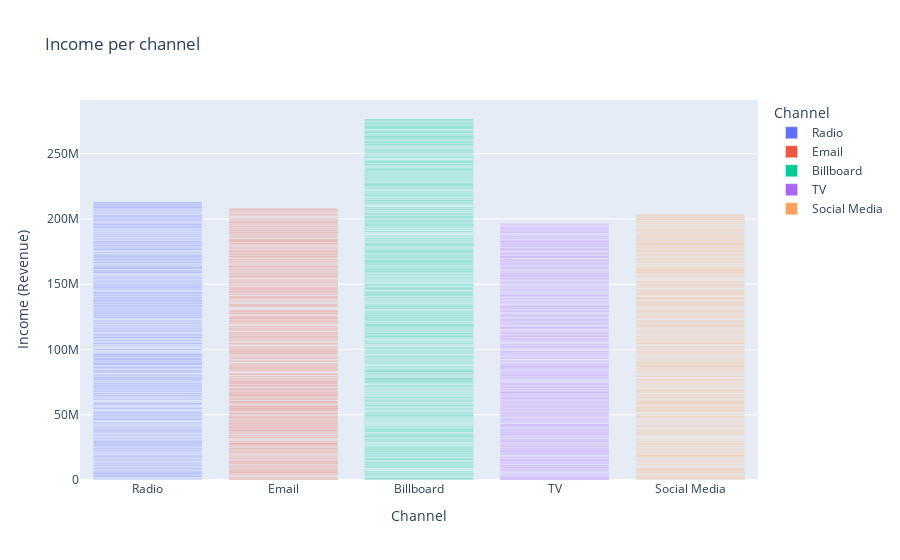
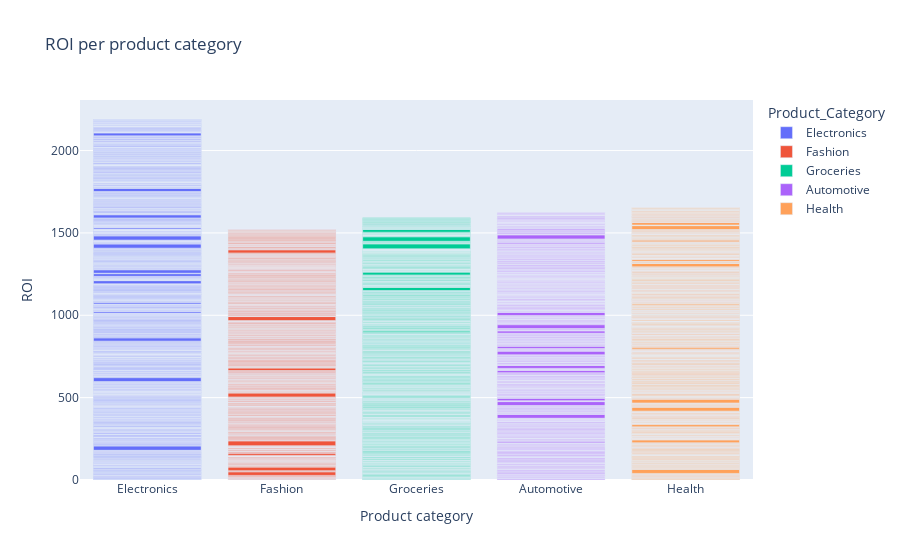

The code cell stored with these charts, in order, in its notebook:
### Code cell
fig = px.bar(df_outlier_del, x="Channel", y="Revenue", color="Channel", title="Income per channel")
fig.update_layout(xaxis_title="Channel", yaxis_title="Income (Revenue)")
fig.show()

fig = px.bar(df_outlier_del, x="Product_Category", y="ROI", color="Product_Category", title="ROI per product category")
fig.update_layout(xaxis_title="Product category", yaxis_title="ROI")
fig.show()

### Figure 1 — Plotly figure (JSON) as saved in the notebook; plotly's stock layout.template omitted (floating-point values rounded to 4 significant figures; data arrays with more than 128 entries replaced by an {"elided": "..."} marker saying what was removed)
{"data": [{"alignmentgroup": "True", "hovertemplate": "Channel=%{x}<br>Revenue=%{y}<extra></extra>", "legendgroup": "Radio", "marker": {"color": "#636efa", "pattern": {"shape": ""}}, "name": "Radio", "offsetgroup": "Radio", "orientation": "v", "showlegend": true, "textposition": "auto", "type": "bar", "x": {"elided": "592 str values"}, "xaxis": "x", "y": {"elided": "592 float values"}, "yaxis": "y"}, {"alignmentgroup": "True", "hovertemplate": "Channel=%{x}<br>Revenue=%{y}<extra></extra>", "legendgroup": "Email", "marker": {"color": "#EF553B", "pattern": {"shape": ""}}, "name": "Email", "offsetgroup": "Email", "orientation": "v", "showlegend": true, "textposition": "auto", "type": "bar", "x": {"elided": "565 str values"}, "xaxis": "x", "y": {"elided": "565 float values"}, "yaxis": "y"}, {"alignmentgroup": "True", "hovertemplate": "Channel=%{x}<br>Revenue=%{y}<extra></extra>", "legendgroup": "Billboard", "marker": {"color": "#00cc96", "pattern": {"shape": ""}}, "name": "Billboard", "offsetgroup": "Billboard", "orientation": "v", "showlegend": true, "textposition": "auto", "type": "bar", "x": {"elided": "767 str values"}, "xaxis": "x", "y": {"elided": "767 float values"}, "yaxis": "y"}, {"alignmentgroup": "True", "hovertemplate": "Channel=%{x}<br>Revenue=%{y}<extra></extra>", "legendgroup": "TV", "marker": {"color": "#ab63fa", "pattern": {"shape": ""}}, "name": "TV", "offsetgroup": "TV", "orientation": "v", "showlegend": true, "textposition": "auto", "type": "bar", "x": {"elided": "528 str values"}, "xaxis": "x", "y": {"elided": "528 float values"}, "yaxis": "y"}, {"alignmentgroup": "True", "hovertemplate": "Channel=%{x}<br>Revenue=%{y}<extra></extra>", "legendgroup": "Social Media", "marker": {"color": "#FFA15A", "pattern": {"shape": ""}}, "name": "Social Media", "offsetgroup": "Social Media", "orientation": "v", "showlegend": true, "textposition": "auto", "type": "bar", "x": {"elided": "576 str values"}, "xaxis": "x", "y": {"elided": "576 float values"}, "yaxis": "y"}], "layout": {"barmode": "relative", "legend": {"title": {"text": "Channel"}, "tracegroupgap": 0}, "title": {"text": "Income per channel"}, "xaxis": {"anchor": "y", "categoryarray": ["Radio", "Email", "Billboard", "TV", "Social Media"], "categoryorder": "array", "domain": [0, 1], "title": {"text": "Channel"}}, "yaxis": {"anchor": "x", "domain": [0, 1], "title": {"text": "Income (Revenue)"}}}}

### Figure 2 — Plotly figure (JSON) as saved in the notebook; plotly's stock layout.template omitted (floating-point values rounded to 4 significant figures; data arrays with more than 128 entries replaced by an {"elided": "..."} marker saying what was removed)
{"data": [{"alignmentgroup": "True", "hovertemplate": "Product_Category=%{x}<br>ROI=%{y}<extra></extra>", "legendgroup": "Electronics", "marker": {"color": "#636efa", "pattern": {"shape": ""}}, "name": "Electronics", "offsetgroup": "Electronics", "orientation": "v", "showlegend": true, "textposition": "auto", "type": "bar", "x": {"elided": "764 str values"}, "xaxis": "x", "y": {"elided": "764 float values"}, "yaxis": "y"}, {"alignmentgroup": "True", "hovertemplate": "Product_Category=%{x}<br>ROI=%{y}<extra></extra>", "legendgroup": "Fashion", "marker": {"color": "#EF553B", "pattern": {"shape": ""}}, "name": "Fashion", "offsetgroup": "Fashion", "orientation": "v", "showlegend": true, "textposition": "auto", "type": "bar", "x": {"elided": "534 str values"}, "xaxis": "x", "y": {"elided": "534 float values"}, "yaxis": "y"}, {"alignmentgroup": "True", "hovertemplate": "Product_Category=%{x}<br>ROI=%{y}<extra></extra>", "legendgroup": "Groceries", "marker": {"color": "#00cc96", "pattern": {"shape": ""}}, "name": "Groceries", "offsetgroup": "Groceries", "orientation": "v", "showlegend": true, "textposition": "auto", "type": "bar", "x": {"elided": "578 str values"}, "xaxis": "x", "y": {"elided": "578 float values"}, "yaxis": "y"}, {"alignmentgroup": "True", "hovertemplate": "Product_Category=%{x}<br>ROI=%{y}<extra></extra>", "legendgroup": "Automotive", "marker": {"color": "#ab63fa", "pattern": {"shape": ""}}, "name": "Automotive", "offsetgroup": "Automotive", "orientation": "v", "showlegend": true, "textposition": "auto", "type": "bar", "x": {"elided": "567 str values"}, "xaxis": "x", "y": {"elided": "567 float values"}, "yaxis": "y"}, {"alignmentgroup": "True", "hovertemplate": "Product_Category=%{x}<br>ROI=%{y}<extra></extra>", "legendgroup": "Health", "marker": {"color": "#FFA15A", "pattern": {"shape": ""}}, "name": "Health", "offsetgroup": "Health", "orientation": "v", "showlegend": true, "textposition": "auto", "type": "bar", "x": {"elided": "585 str values"}, "xaxis": "x", "y": {"elided": "585 float values"}, "yaxis": "y"}], "layout": {"barmode": "relative", "legend": {"title": {"text": "Product_Category"}, "tracegroupgap": 0}, "title": {"text": "ROI per product category"}, "xaxis": {"anchor": "y", "categoryarray": ["Electronics", "Fashion", "Groceries", "Automotive", "Health"], "categoryorder": "array", "domain": [0, 1], "title": {"text": "Product category"}}, "yaxis": {"anchor": "x", "domain": [0, 1], "title": {"text": "ROI"}}}}
